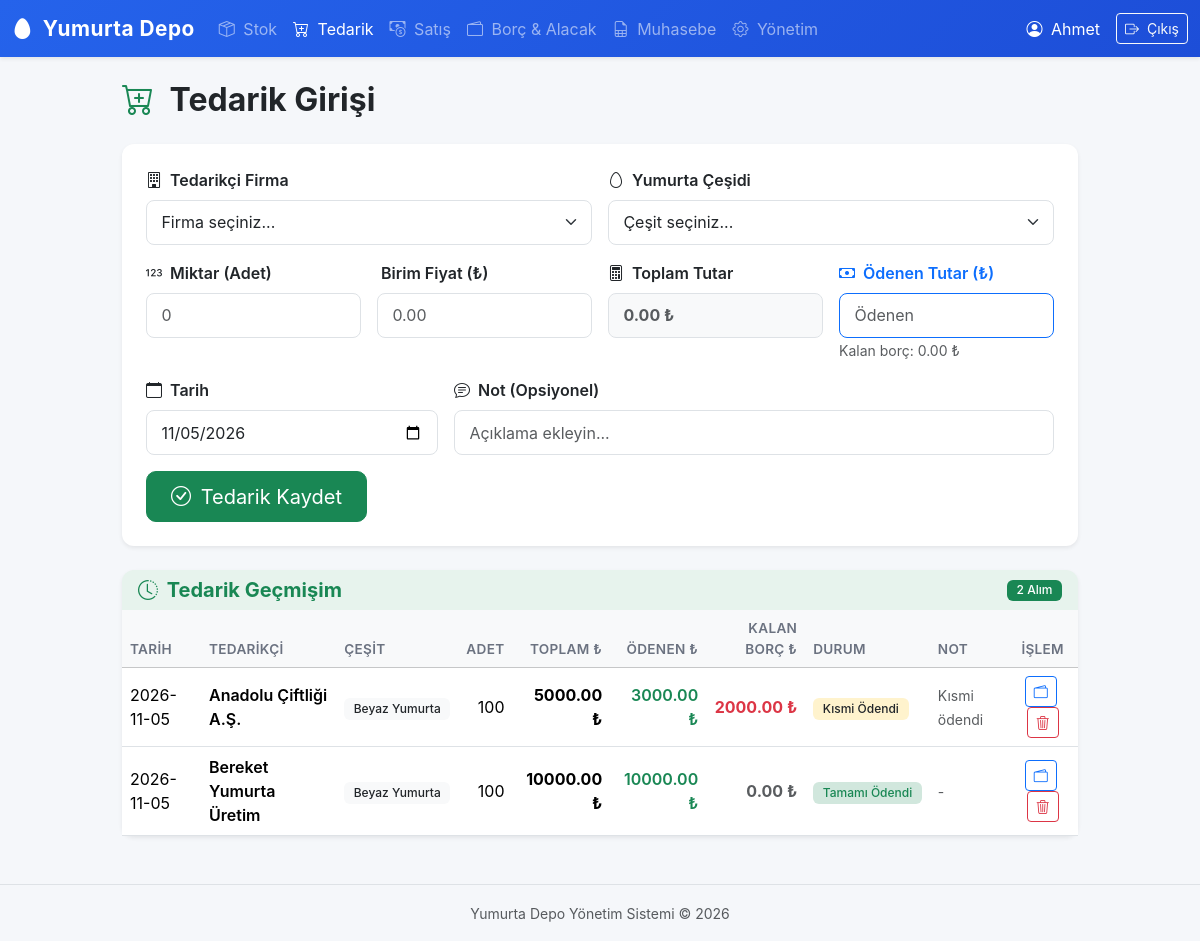
Screenshot of /tedarik (signed in) with the database file from the repository.
### tables this page shows
CREATE TABLE purchases (
            id          INTEGER   PRIMARY KEY AUTOINCREMENT,
            user_id     INTEGER   NOT NULL,
            egg_type_id INTEGER   NOT NULL,
            supplier_id INTEGER   NOT NULL,
            quantity    INTEGER   NOT NULL,
            unit_price  REAL      NOT NULL,
            total_price REAL      NOT NULL,
            date        TEXT      NOT NULL,
            note        TEXT      DEFAULT '',
            created_at  TIMESTAMP DEFAULT CURRENT_TIMESTAMP, paid_amount REAL NOT NULL DEFAULT 0,
            FOREIGN KEY (user_id)     REFERENCES users(id),
            FOREIGN KEY (egg_type_id) REFERENCES egg_types(id),
            FOREIGN KEY (supplier_id) REFERENCES suppliers(id)
        );

CREATE TABLE suppliers (
            id   INTEGER PRIMARY KEY AUTOINCREMENT,
            name TEXT    UNIQUE NOT NULL
        );

CREATE TABLE egg_types (
            id            INTEGER PRIMARY KEY AUTOINCREMENT,
            name          TEXT    UNIQUE NOT NULL,
            initial_stock INTEGER DEFAULT 0
        );

### app.py (the view, shortened to what this page needs)
@app.route("/tedarik", methods=["GET", "POST"])
@login_required
def tedarik():
    egg_types = db.get_egg_types()
    suppliers = db.get_suppliers()
    purchases = db.get_user_purchases(session["user_id"])
    return render_template(
        "tedarik.html",
        egg_types=egg_types,
        suppliers=suppliers,
        purchases=purchases,
        today=date.today().isoformat(),
    )

### app.py (called while the page is built)
def login_required(f):
    @wraps(f)
    def decorated(*args, **kwargs):
        if "user_id" not in session:
            flash("Lütfen önce giriş yapın.", "warning")
            return redirect(url_for("login"))
        return f(*args, **kwargs)
    return decorated

### database.py (called while the page is built)
def get_db():
    conn = sqlite3.connect(DB_PATH)
    conn.row_factory = sqlite3.Row
    conn.execute("PRAGMA foreign_keys = ON")
    return conn

def get_user_purchases(user_id, start_date=None, end_date=None):
    conn = get_db()
    query = """
        SELECT p.*, et.name AS egg_type_name, sup.name AS supplier_name,
               (p.total_price - p.paid_amount) AS remaining_debt
        FROM purchases p
        JOIN egg_types  et  ON et.id  = p.egg_type_id
        JOIN suppliers  sup ON sup.id = p.supplier_id
        WHERE p.user_id = ?
    """
    params = [user_id]
    if start_date:
        query += " AND p.date >= ?"
        params.append(start_date)
    if end_date:
        query += " AND p.date <= ?"
        params.append(end_date)
    query += " ORDER BY p.date DESC, p.created_at DESC"
    rows = conn.execute(query, params).fetchall()
    conn.close()
    return rows

def get_suppliers():
    conn = get_db()
    rows = conn.execute("SELECT * FROM suppliers ORDER BY name").fetchall()
    conn.close()
    return rows

def get_egg_types():
    conn = get_db()
    rows = conn.execute("SELECT * FROM egg_types ORDER BY name").fetchall()
    conn.close()
    return rows

### templates/tedarik.html (shortened to what this page needs)
{% extends "base.html" %}
{% block content %}
<div class="row justify-content-center">
    <div class="col-lg-11 col-xl-10">
        <h2 class="fw-bold mb-4">
            <i class="bi bi-cart-plus text-success me-2"></i> Tedarik Girişi
        </h2>
        <div class="card border-0 shadow-sm mb-4">
            <div class="card-body p-4">
                <form method="POST" action="{{ url_for('tedarik') }}">
                    <div class="row g-3">
                        <div class="col-md-6">
                            <label class="form-label fw-semibold">
                                <i class="bi bi-building me-1"></i> Tedarikçi Firma
                            </label>
                            <select class="form-select" name="supplier_id" required>
                                <option value="" disabled selected>Firma seçiniz...</option>
                            </select>
                        </div>
                        <div class="col-md-6">
                            <label class="form-label fw-semibold">
                                <i class="bi bi-egg me-1"></i> Yumurta Çeşidi
                            </label>
                            <select class="form-select" name="egg_type_id" required>
                                <option value="" disabled selected>Çeşit seçiniz...</option>
                            </select>
                        </div>
                        <div class="col-md-3">
                            <label class="form-label fw-semibold">
                                <i class="bi bi-123 me-1"></i> Miktar (Adet)
                            </label>
                            <input type="number" class="form-control" name="quantity"
                                   min="1" placeholder="0" required id="p_qty">
                        </div>
                        <div class="col-md-3">
                            <label class="form-label fw-semibold">
                                 Birim Fiyat (₺)
                            </label>
                            <input type="number" class="form-control" name="unit_price"
                                   min="0" step="0.01" placeholder="0.00" required id="p_price">
                        </div>
                        <div class="col-md-3">
                            <label class="form-label fw-semibold">
                                <i class="bi bi-calculator me-1"></i> Toplam Tutar
                            </label>
                            <input type="text" class="form-control bg-light fw-bold" id="p_total"
                                   readonly placeholder="0.00 ₺">
                        </div>
                        <div class="col-md-3">
                            <label class="form-label fw-semibold text-primary">
                                <i class="bi bi-cash me-1"></i> Ödenen Tutar (₺)
                            </label>
                            <input type="number" class="form-control border-primary" name="paid_amount"
                                   min="0" step="0.01" placeholder="Ödenen" id="p_paid">
                            <small class="text-muted" id="p_debt_hint">Kalan borç: 0.00 ₺</small>
                        </div>
                        <div class="col-md-4">
                            <label class="form-label fw-semibold">
                                <i class="bi bi-calendar me-1"></i> Tarih
                            </label>
                            <input type="date" class="form-control" name="date"
                                   value="{{ today }}" required>
                        </div>
                        <div class="col-md-8">
                            <label class="form-label fw-semibold">
                                <i class="bi bi-chat-text me-1"></i> Not (Opsiyonel)
                            </label>
                            <input type="text" class="form-control" name="note"
                                   placeholder="Açıklama ekleyin...">
                        </div>
                        <div class="col-12">
                            <button type="submit" class="btn btn-success btn-lg" {% if not suppliers %}disabled{% endif %}>
                                <i class="bi bi-check-circle me-1"></i> Tedarik Kaydet
                            </button>
                        </div>
                    </div>
                </form>
            </div>
        </div>
        <div class="card border-0 shadow-sm">
            <div class="card-header bg-success bg-opacity-10 border-0 d-flex justify-content-between align-items-center">
                <h5 class="mb-0 fw-bold text-success">
                    <i class="bi bi-clock-history me-1"></i> Tedarik Geçmişim
                </h5>
                <span class="badge bg-success">{{ purchases|length }} Alım</span>
            </div>
            <div class="card-body p-0">
                {% if purchases %}
                <div class="table-responsive">
                    <table class="table table-hover align-middle mb-0">
                        <thead class="table-light">
                            <tr>
                                <th>Tarih</th>
                                <th>Tedarikçi</th>
                                <th>Çeşit</th>
                                <th class="text-end">Adet</th>
                                <th class="text-end">Toplam ₺</th>
                                <th class="text-end">Ödenen ₺</th>
                                <th class="text-end">Kalan Borç ₺</th>
                                <th>Durum</th>
                                <th>Not</th>
                                <th class="text-center">İşlem</th>
                            </tr>
                        </thead>
                        <tbody>
                            {% for p in purchases %}
                            {% set debt = p.total_price - p.paid_amount %}
                            <tr>
                                <td>{{ p.date }}</td>
                                <td class="fw-semibold">{{ p.supplier_name }}</td>
                                <td>
                                    <span class="badge bg-light text-dark">{{ p.egg_type_name }}</span>
                                </td>
                                <td class="text-end">{{ p.quantity }}</td>
                                <td class="text-end fw-bold">{{ "%.2f"|format(p.total_price) }} ₺</td>
                                <td class="text-end text-success fw-semibold">{{ "%.2f"|format(p.paid_amount) }} ₺</td>
                                <td class="text-end fw-bold {% if debt > 0.01 %}text-danger{% else %}text-muted{% endif %}">
                                    {{ "%.2f"|format(debt) }} ₺
                                </td>
                                <td>
                                    {% if debt <= 0.01 %}
                                    <span class="badge bg-success-subtle text-success">Tamamı Ödendi</span>
                                    {% elif p.paid_amount > 0 %}
                                    <span class="badge bg-warning-subtle text-dark">Kısmi Ödendi</span>
                                    {% else %}
                                    <span class="badge bg-danger-subtle text-danger">Ödenmedi</span>
                                    {% endif %}
                                </td>
                                <td><small class="text-muted">{{ p.note or '-' }}</small></td>
                                <td class="text-center">
                                    <button type="button" class="btn btn-outline-primary btn-sm me-1"
                                            data-bs-toggle="modal" data-bs-target="#payModal{{ p.id }}" title="Ödeme Güncelle">
                                        <i class="bi bi-wallet2"></i>
                                    </button>
                                    <form method="POST" action="{{ url_for('delete_purchase', pid=p.id) }}"
                                          class="d-inline" onsubmit="return confirm('Bu kaydı silmek istediğinize emin misiniz?')">
                                        <button type="submit" class="btn btn-outline-danger btn-sm" title="Sil">
                                            <i class="bi bi-trash3"></i>
                                        </button>
                                    </form>
                                </td>
                            </tr>
                            {% endfor %}
                        </tbody>
                    </table>
                </div>
                {% else %}
                <p class="text-muted text-center py-4 mb-0">
                    <i class="bi bi-inbox me-1"></i> Henüz tedarik kaydı bulunmuyor.
                </p>
                {% endif %}
            </div>
        </div>
    </div>
</div>
{% endblock %}

### static/style.css (style rules this page uses)
body { background-color: #f5f7fa; font-family: -apple-system, BlinkMacSystemFont, "Segoe UI", Roboto, "Helvetica Neue", Arial, sans-serif; }
.card { border-radius: 12px; }
.card-header { border-radius: 12px 12px 0 0 !important; }
.table th { font-weight: 600; font-size: 0.85rem; text-transform: uppercase; letter-spacing: 0.3px; color: #6b7280; }
.table td { vertical-align: middle; }
.badge { font-weight: 500; padding: 0.4em 0.8em; }
.btn-lg { border-radius: 10px; padding: 0.6rem 1.5rem; }
.form-control, .form-select { border-radius: 8px; padding: 0.6rem 0.9rem; }

### rows the page displays
purchases: date "2026-11-05", supplier_name "Anadolu Çiftliği A.Ş.", egg_type_name "Beyaz Yumurta", quantity "100", total_price "5000.00", paid_amount "3000.00", debt "2000.00", shows "Kısmi Ödendi", note "Kısmi ödendi"
purchases: date "2026-11-05", supplier_name "Bereket Yumurta Üretim", egg_type_name "Beyaz Yumurta", quantity "100", total_price "10000.00", paid_amount "10000.00", debt "0.00", shows "Tamamı Ödendi", note "-"

### other values shown
{{ session.get('user_name', '') }} "Ahmet"
{{ purchases|length }} "2"
